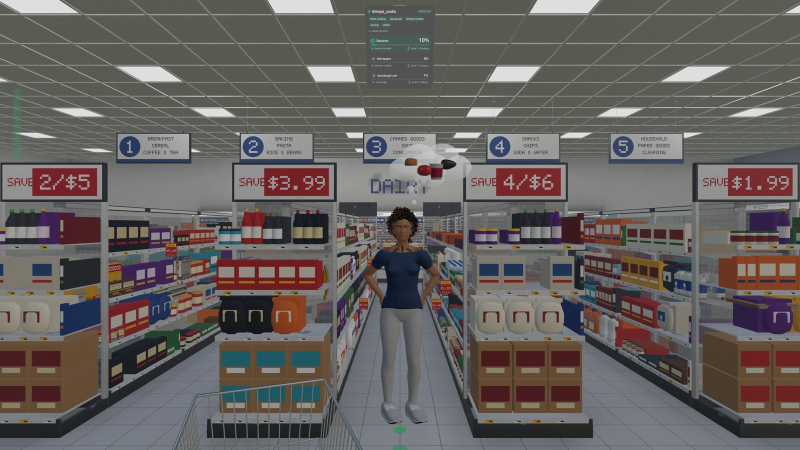
#> input picture docs/readme/p1-store.jpg, 1600 x 900 px, given in place of p1-store.png, which was not available (shown at 1/2 size)
$ python make_promo_pdf.py
#> lines starting #> are read from the running program, lines starting #| are printed output that depends on the picture
"""Builds demo/BehaviorAisle-Promo.pdf from screenshots/raw/p*.png (StageDirector captures).
Usage: python3 tools/make_promo_pdf.py"""
import os
from PIL import Image, ImageDraw, ImageFont

ROOT = os.path.dirname(os.path.dirname(os.path.abspath(__file__)))
RAW = os.path.join(ROOT, "screenshots", "raw")
OUT = os.path.join(ROOT, "demo", "BehaviorAisle-Promo.pdf")
W, H = 1920, 1080
BG, FG, DIM, ACC = (12, 14, 18), (240, 240, 240), (150, 155, 165), (94, 230, 168)

# (file, crop window only, title, lines)
PAGES = [
    ("title", False, "Shelfcast", [
        "Test a store change on simulated shoppers before moving a single box.",
        "BehaviorGPT predicts each shopper's next action; paired simulation prices the change.",
        "Apple Vision Pro, 1:1 grocery store.",
    ]),
    ("p1-store.png", False, "1. Shoppers you can watch decide", [
        "Each HumanHD shopper walks a full-scale store; the panel shows its top predicted items and why.",
        "@maya_cooks: Bananas 10%, Red Apples 8%, Sourdough 7%, each traced to an interest.",
    ]),
    ("p2-profile.png", True, "2. A shopper from a real profile", [
        "Bio and posts become category affinity and a likely-to-buy list.",
        "Sourdough, tomatoes, yogurt, avocado, olive oil for a home cook who runs.",
    ]),
    ("p3-move.png", True, "3. Move a product, read the answer in dollars", [
        "Coffee moved to the front of aisle 3: +$196 margin / store / week, but ±$391.",
        "Verdict reads No clear effect. The tool refuses to call noise a win.",
    ]),
    ("p4-sale.png", True, "4. A promotion that loses money", [
        "Chips 20% off: +17.4 units per 100 shoppers, almost double.",
        "Margin: −$2,595 / store / week (±$886). Do not ship. Cola, ice cream lose units to chips.",
    ]),
    ("p5-stockout.png", True, "5. Price a stock-out", [
        "Cola out of stock: 88% of lost units move to other SKUs, 12% walk away.",
        "Tells a buyer which gaps cost money and which ones shoppers absorb.",
    ]),
    ("p6-plan.png", True, "6. Test the whole plan before reset night", [
        "Move + sale + stock-out together on 2,000 paired shoppers.",
        "−$2,041 margin / store / week, −$53M a year across 500 stores. Promo ROI −0.6x.",
    ]),
    ("p7-validation.png", True, "7. Checked on real baskets", [
        "600 held-out Instacart baskets, next-item hit@3.",
        "Fitted model 25.2% vs popularity 23.8% and random 9.3%. BehaviorGPT 12.5% on this mapping.",
    ]),
    ("text", False, "Assumptions in the numbers", [
        "Margins are category averages (produce 35%, dairy 25%, snacks 40% ...); sale = 20% off, cost fixed.",
        "12,000 shoppers / store / week, 500 stores. Effects from the fitted heuristic shopper model.",
        "Shelf position, sale and walking-distance terms have no real-data fit yet.",
        "BehaviorGPT drives live shoppers; paired simulation runs the heuristic for speed.",
    ]),
]


def font(size, bold=False):
    for p in ["/System/Library/Fonts/SFNS.ttf", "/System/Library/Fonts/Helvetica.ttc"]:
        if os.path.exists(p):
            try:
                f = ImageFont.truetype(p, size)
                if bold:
                    try: f.set_variation_by_name("Bold")
                    except Exception: pass
                return f
            except Exception:
                pass
    return ImageFont.load_default()


def page(kind, crop, title, lines):
    im = Image.new("RGB", (W, H), BG)
    d = ImageDraw.Draw(im)
    if kind in ("title", "text"):
        top = 300 if kind == "title" else 140
        d.rectangle((120, top - 40, 260, top - 32), fill=ACC)
        d.text((120, top), title, font=font(84, True), fill=FG)
        y = top + 150
        for l in lines:
            d.text((120, y), l, font=font(38), fill=DIM)
            y += 72
        return im
    shot = Image.open(os.path.join(RAW, kind)).convert("RGB")
    if crop:  # window region: center 1700x1500 of the 3840x2160 still, shown left; text right
        cx, cy = shot.width // 2, shot.height // 2
        shot = shot.crop((cx - 850, cy - 700, cx + 850, cy + 800))
        shot.thumbnail((1000, H - 80))
        im.paste(shot, (60, (H - shot.height) // 2))
        x, y, wrap = 1120, 260, 34
    else:
        shot.thumbnail((W, 860))
        im.paste(shot, ((W - shot.width) // 2, 0))
        x, y, wrap = 80, 875, 200
    d.text((x, y), title if crop is False else "", font=font(48, True), fill=FG)
    if crop:
        y = draw_wrapped(d, title, x, y, font(52, True), FG, 26, 64)
        y += 30
        for l in lines:
            y = draw_wrapped(d, l, x, y, font(34), DIM, wrap, 48) + 24
    else:
        for i, l in enumerate(lines):
            d.text((x, y + 68 + i * 46), l, font=font(32), fill=DIM)
    return im


def draw_wrapped(d, text, x, y, f, fill, width, step):
    words, line = text.split(), ""
    for w in words:
        if len(line) + len(w) + 1 > width and line:
            d.text((x, y), line, font=f, fill=fill); y += step; line = w
        else:
            line = (line + " " + w).strip()
    if line:
        d.text((x, y), line, font=f, fill=fill); y += step
    return y


pages = [page(*p) for p in PAGES]
#> after the loop in page, `for l in lines:`: y = 666
#> call 2 of page, with kind = 'p1-store.png', crop = False, title = '1. Shoppers you can watch decide'
#> in page, shot is the input picture: PIL image 1600x900 RGB; mean R, G, B 100.9, 96.2, 94
#> the loop in page (call 2), `for i, l in enumerate(lines):` made 2 passes
#> call 3 of page, with kind = 'p2-profile.png', crop = True, title = '2. A shopper from a real profile'
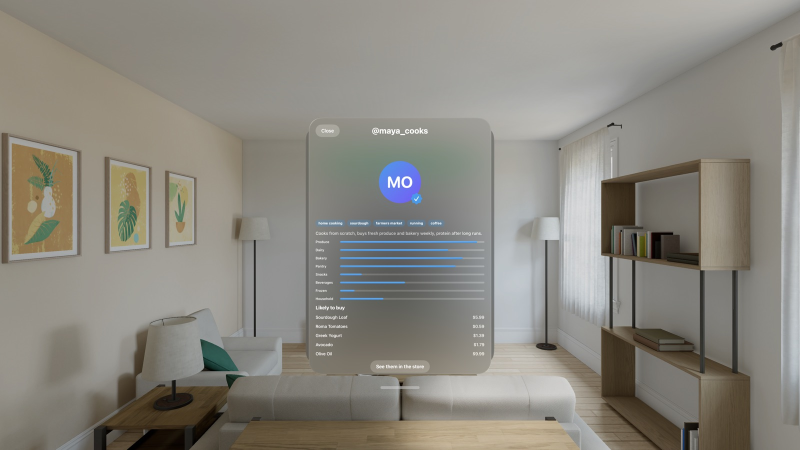
#> input picture docs/readme/p2-profile.jpg, 1600 x 900 px, given in place of p2-profile.png, which was not available (shown at 1/2 size)
#> in page, shot is the input picture: PIL image 1600x900 RGB; mean R, G, B 138.4, 135.4, 127.2
#> in page (call 3), `im.paste(shot, (60, (H - shot.height) // 2))`:
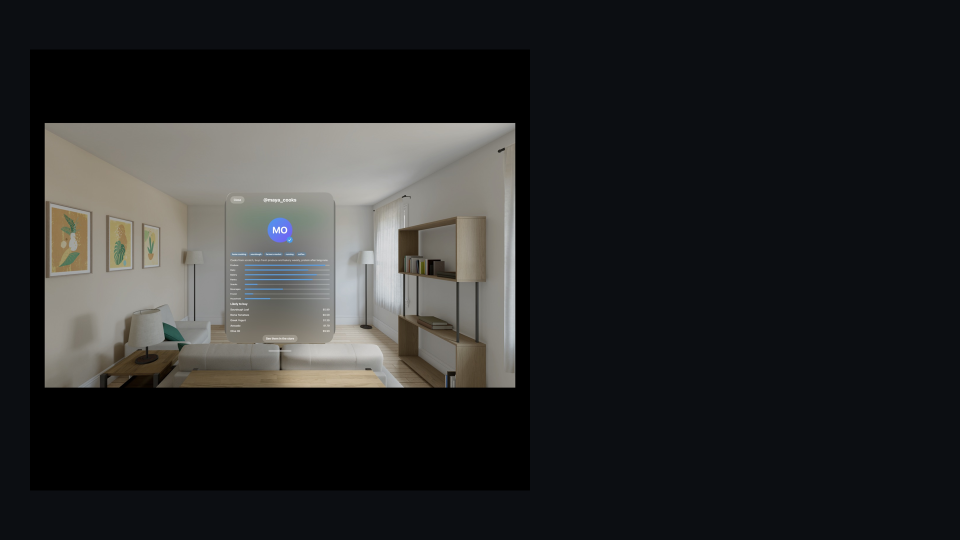
#> im: PIL image 1920x1080 RGB (shown at 1/2 size); mean R, G, B 40.2, 40.6, 40.9
#> in page (call 3), `y = draw_wrapped(d, title, x, y, font(52, True), FG, 26, 64)`: y = 388
#> in page (call 3), `y += 30`: y = 418
#> the loop in page (call 3), `for l in lines:` made 2 passes
#> y on passes 1 to 2: 538, 706
#> after the loop in page (call 3), `for l in lines:`: y = 706
#> call 4 of page, with kind = 'p3-move.png', crop = True
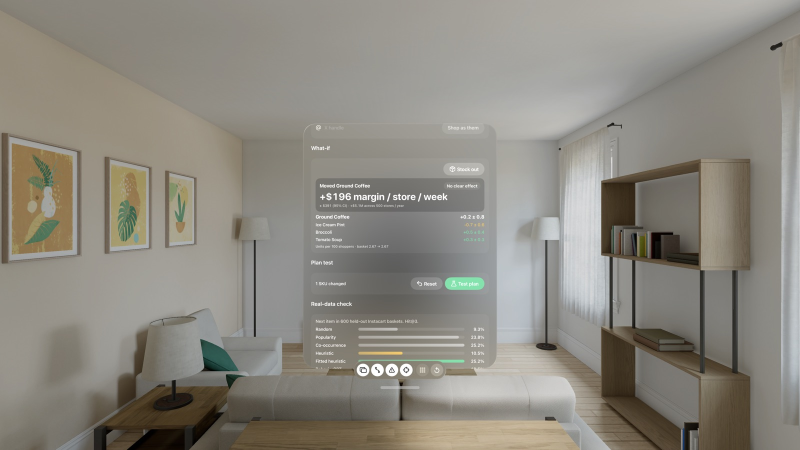
#> input picture docs/readme/p3-move.jpg, 1600 x 900 px, given in place of p3-move.png, which was not available (shown at 1/2 size)
#> in page, shot is the input picture: PIL image 1600x900 RGB; mean R, G, B 140.2, 136.6, 127.7
#> in page (call 4), `shot.thumbnail((1000, H - 80))`:
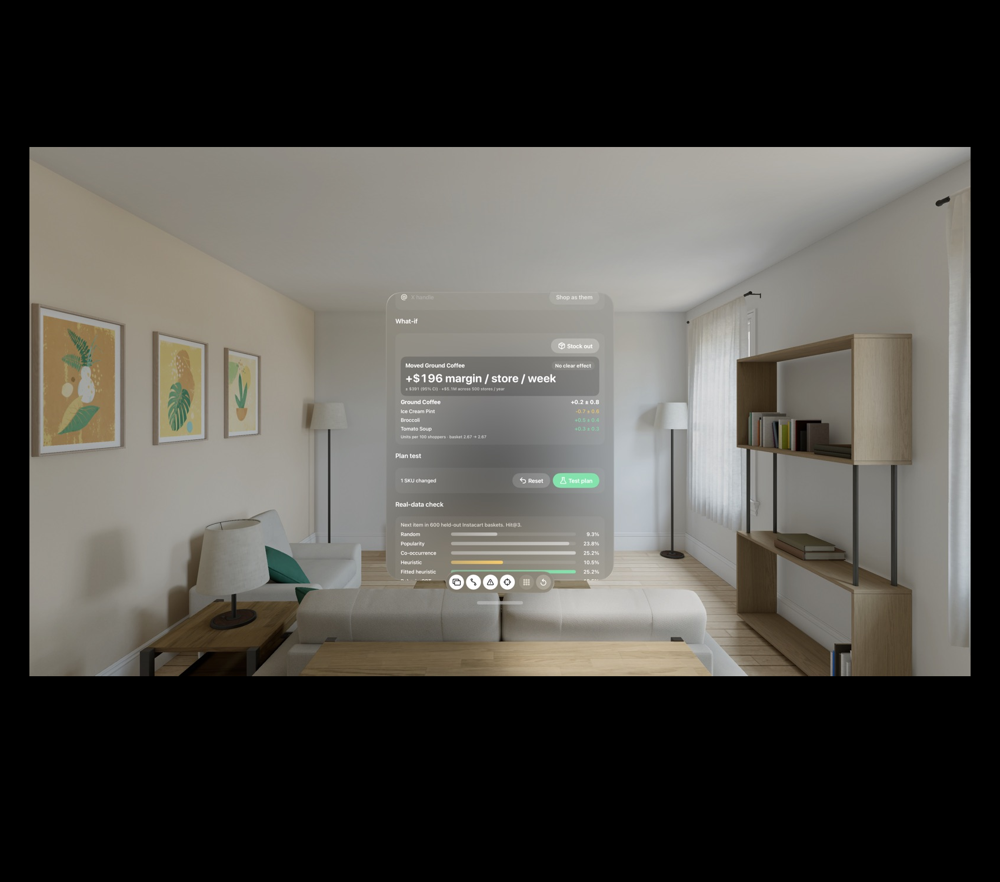
#> shot: PIL image 1000x882 RGB; mean R, G, B 79.2, 77.1, 72.1
#> in page (call 4), `y = draw_wrapped(d, title, x, y, font(52, True), FG, 26, 64)`: y = 388
#> in page (call 4), `y += 30`: y = 418
#> the loop in page (call 4), `for l in lines:` made 2 passes
#> y on passes 1 to 2: 586, 706
#> after the loop in page (call 4), `for l in lines:`: y = 706
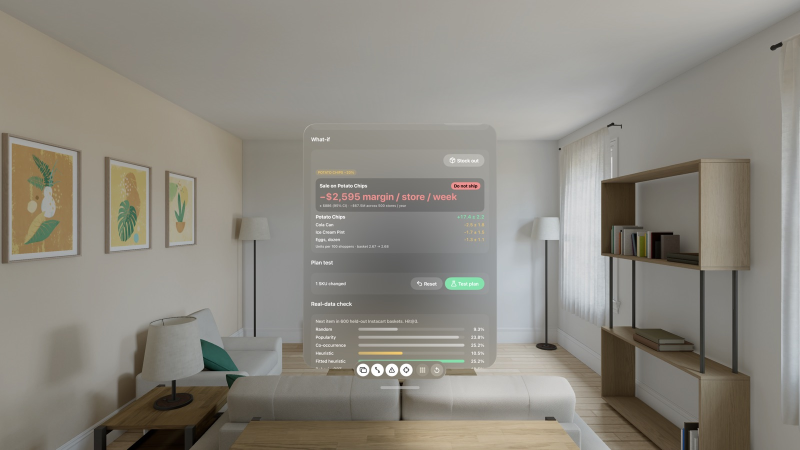
#> input picture docs/readme/p4-sale.jpg, 1600 x 900 px, given in place of p4-sale.png, which was not available (shown at 1/2 size)
#> in page, shot is the input picture: PIL image 1600x900 RGB; mean R, G, B 140.2, 136.5, 127.5
#> in page (call 5), `y = draw_wrapped(d, title, x, y, font(52, True), FG, 26, 64)`: y = 388
#> in page (call 5), `y += 30`: y = 418
#> the loop in page (call 5), `for l in lines:` made 2 passes
#> after the loop in page (call 5), `for l in lines:`: y = 706
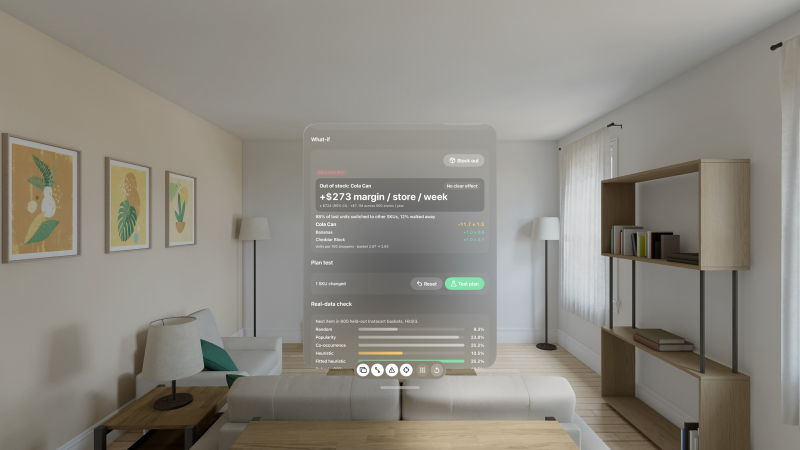
#> input picture docs/readme/p5-stockout.jpg, 1600 x 900 px, given in place of p5-stockout.png, which was not available (shown at 1/2 size)
#> in page, shot is the input picture: PIL image 1600x900 RGB; mean R, G, B 140.2, 136.6, 127.7
#> in page (call 6), `y = draw_wrapped(d, title, x, y, font(52, True), FG, 26, 64)`: y = 324
#> in page (call 6), `y += 30`: y = 354
#> the loop in page (call 6), `for l in lines:` made 2 passes
#> y on passes 1 to 2: 522, 690
#> after the loop in page (call 6), `for l in lines:`: y = 690
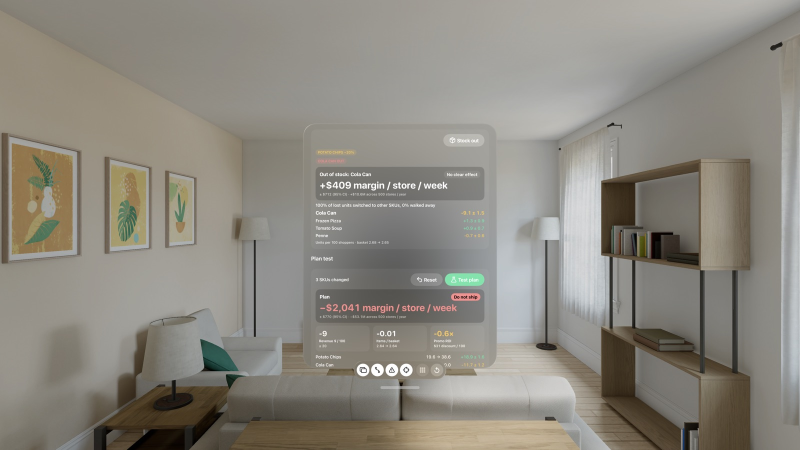
#> input picture docs/readme/p6-plan.jpg, 1600 x 900 px, given in place of p6-plan.png, which was not available (shown at 1/2 size)
#> in page, shot is the input picture: PIL image 1600x900 RGB; mean R, G, B 140.1, 136.3, 127.4
#> in page (call 7), `y = draw_wrapped(d, title, x, y, font(52, True), FG, 26, 64)`: y = 388
#> in page (call 7), `y += 30`: y = 418
#> the loop in page (call 7), `for l in lines:` made 2 passes
#> after the loop in page (call 7), `for l in lines:`: y = 706
#> (the run stopped early here; a loop or call above may not have finished)
